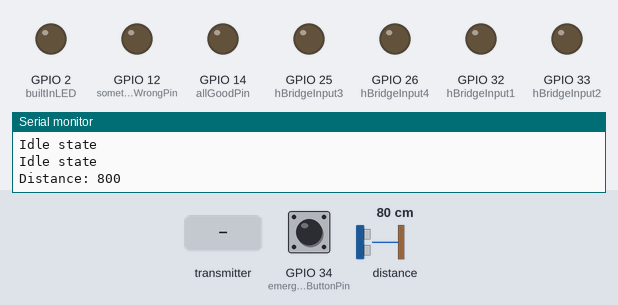
The sketch below on a simulated ESP32. Shown: output pins drawn as LEDs (lit = HIGH), the last lines printed to the serial monitor. The test bench sets the inputs (shaded band); at power-on: distance to the obstacle 80 cm, GPIO 34 (emergencyButtonPin) LOW.

Above: at 1.2 s.
1.3 s: distance to the obstacle set to 2 cm
2.9 s: the transmitter starts sending ch1 = 64
At 3.7 s:
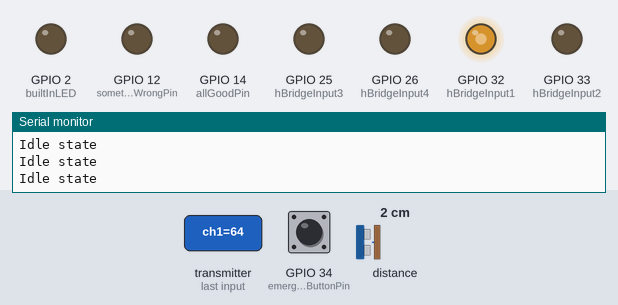
4.4 s: the transmitter starts sending ch2 = 64
At 4.9 s:
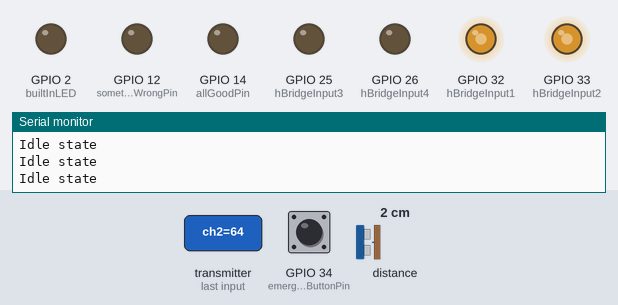
5.9 s: the transmitter starts sending ch3 = 64
At 7.1 s:
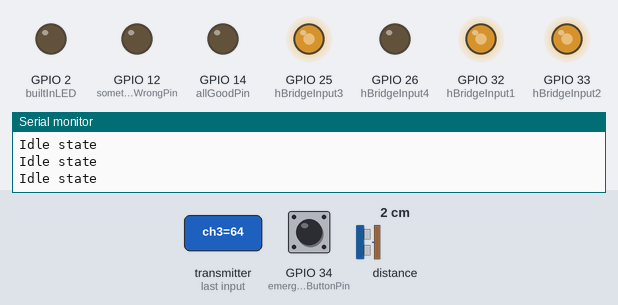
7.4 s: the transmitter starts sending ch4 = 64
At 8.4 s:
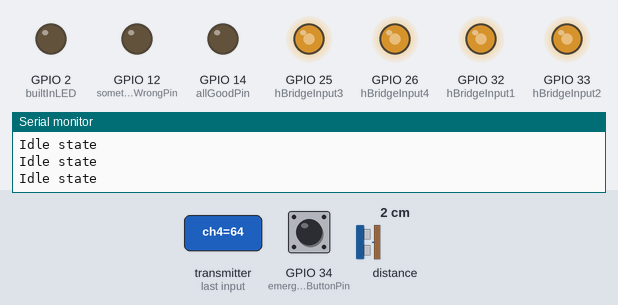
8.9 s: the transmitter starts sending ch1 = 0
At 9.5 s:
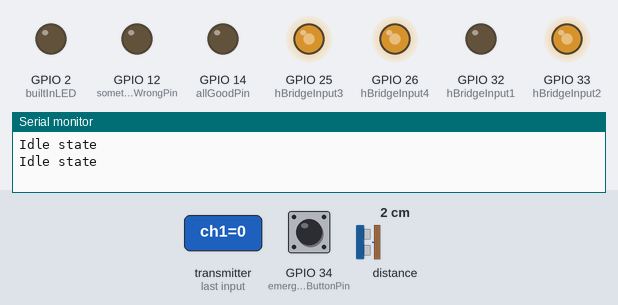
Timing chart, 0 to 11.4 s (numbered marks = the images above; inputs shaded):
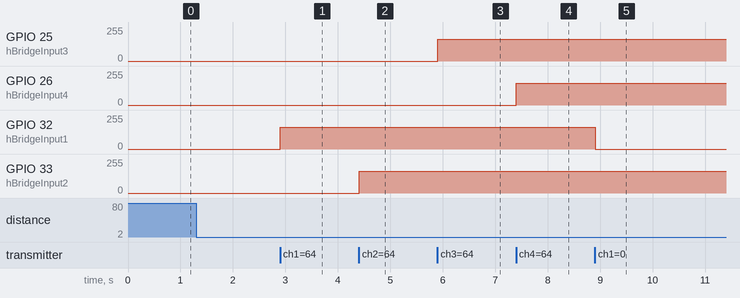

Measured:
- after the input at 2.9 s, GPIO 32 (hBridgeInput1): 0/255 → 163/255 at once
- after the input at 4.4 s, GPIO 33 (hBridgeInput2): 0/255 → 163/255 at once
- after the input at 5.9 s, GPIO 25 (hBridgeInput3): 0/255 → 163/255 at once
- after the input at 7.4 s, GPIO 26 (hBridgeInput4): 0/255 → 163/255 at once
- after the input at 8.9 s, GPIO 32 (hBridgeInput1): 163/255 → 0/255 at once

The sketch:

mainESP32FreeRTOS.ino
```cpp
#include <Arduino.h>            // Necessary for accessing FreeRTOS via Arduino IDE
#include "Wire.h"               // Necessary for I2C communication
#include <freertos/FreeRTOS.h>  // Necessary for accessing FreeRTOS
#include <freertos/task.h>      // Necessary for using tasks in FreeRTOS
#include <freertos/semphr.h>    // Enables semaphores
#include <esp_now.h>
#include <WiFi.h>
#include <esp_wifi.h>
#include <esp_mac.h>           // For the MAC2STR and MACSTR macros
#include "Adafruit_VL53L0X.h"  // Library for the range sensor

#define INCLUDE_vTaskSuspend 1  // Definition of suspend function being active
#define builtInLED 2            // Builtin LED pin for debugging
#define somethingIsWrongPin 12  // Pin to light up red LED
#define allGoodPin 14           // Pin to light op green LED
#define emergencyButtonPin 34   // Emergency button connection pin
#define emergencyLightPin 2     // LED that signifies an emergency has happened
#define joystickInputXPin 36
#define joystickInputYPin 39
#define joystickSwitchPin 34
#define hBridgeInput1 32
#define hBridgeInput2 33
#define hBridgeInput3 25
#define hBridgeInput4 26
#define configCHECK_FOR_STACK_OVERFLOW 1  // Checks whether or not stack overflow occurs


// Variables to receive
uint8_t ch1Output = 0;
uint8_t ch2Output = 0;
uint8_t ch3Output = 0;
uint8_t ch4Output = 0;
uint32_t packagenumber = 0;
uint32_t lastPackageNumber = 0;

// Time synchronization variables
uint32_t masterTime = 0;
uint32_t slaveTimeOffset = 0;

// Master MAC Address
uint8_t masterMAC[] = { 0x08, 0xa6, 0xf7, 0x10, 0x64, 0xa4 };

// Struct for ESPNOW message
typedef struct {
  uint32_t timestamp;          // Master time
  uint32_t packageNumber;      // Sequence number
  uint8_t ch1, ch2, ch3, ch4;  // Outputs
} esp32MasterMessage_t;

esp32MasterMessage_t incomingMessage;  //Storage for struct

TaskHandle_t hdlDistanceRead;  // Must be made in order for the handles to work in xTaskCreate

SemaphoreHandle_t avgSem, Mutex;  // Creation of semaphore handles

Adafruit_VL53L0X lox = Adafruit_VL53L0X();  // Instantiates the range sensor
VL53L0X_RangingMeasurementData_t measure;   // Struct to keep measurements from range sensor

uint8_t minimumDistance = 50;               // Desired distance in mm
uint16_t currentDistance = 100;               // Variable to store current distance measured by the vl52l0x

void setup() {
  Serial.begin(115200);
  Wire.begin();           // Join I2C bus for VL53L0X communication
  Wire.setClock(400000);  // 400khz

  pinMode(builtInLED, OUTPUT);           // Enables the LED for debugging
  pinMode(somethingIsWrongPin, OUTPUT);  // Enables the pin to be used as a power-source
  pinMode(allGoodPin, OUTPUT);           // Enables the pin to be used as a power-source
  pinMode(emergencyButtonPin, INPUT);    // Enables the pin to be used as a input
  pinMode(emergencyLightPin, OUTPUT);    // Enables the pin to be used as a power-source
  pinMode(joystickInputXPin, INPUT);
  pinMode(joystickInputYPin, INPUT);
  pinMode(joystickSwitchPin, INPUT_PULLDOWN);
  pinMode(hBridgeInput1, OUTPUT);
  pinMode(hBridgeInput2, OUTPUT);
  pinMode(hBridgeInput3, OUTPUT);
  pinMode(hBridgeInput4, OUTPUT);

  // VL53L0X setup
  Serial.println("Adafruit VL53L0X test");        // Tests if a connection to the sensor has been established
  if (!lox.begin()) {                             // Checks all boolean states for buildin begin function from sensor library
    Serial.println(F("Failed to boot VL53L0X"));  // If no connection is present, this flag will be set high
    digitalWrite(somethingIsWrongPin, HIGH);
    /*while (1) {
      delay(10);
    }*/
  }
  lox.configSensor(Adafruit_VL53L0X::VL53L0X_SENSE_LONG_RANGE);  // Changes sensor config from default (1.2metres) to long range (2.2 metres). Other options could be: VL53L0X_SENSE_DEFAULT, VL53L0X_SENSE_LONG_RANGE, VL53L0X_SENSE_HIGH_SPEED, VL53L0X_SENSE_HIGH_ACCURACY

  //FreeRTOS setup
  avgSem = xSemaphoreCreateBinary();  // Assigns avgSem to be a binary semaphore
  xSemaphoreGive(avgSem);
  Mutex = xSemaphoreCreateMutex();  // Assigns Mutex to be a mutex semaphore
  Serial.println("Calibration done");
  Serial.println("Task creation");

  /*
  No tasks except for the distance measuring are made, as the callback function retrieving data from the ESPCAM functions by interrupt,
  and since the entire purpose of this program is to analogWrite PWM outputs based on readings, they might as well be updated as fast as possible.

  Furthermore, this program handles the distance measurements and emergency stop as well, which benefits from being tasks, but in actuality,
  they could just as well have been simple functions running in loop.
  */
  xTaskCreate(MyIdleTask, "IdleTask", 1000, NULL, 0, NULL);                              // Idle task to check if there is any time left to execute tasks in
  xTaskCreate(distanceRead, "Reads current distance", 8000, NULL, 1, &hdlDistanceRead);  // Read current distance from range sensor
  attachInterrupt(emergencyButtonPin, stop, RISING);                                     // Emergency stop

  WiFi.mode(WIFI_STA);
  // Init ESP-NOW
  if (esp_now_init() != ESP_OK) {
    Serial.println("Error initializing ESP-NOW");
    return;
  }

  // Once ESPNow is successfully Init, get receive packet info
  esp_now_register_recv_cb(dataReceive);

  // Ensure the master is a registered peer only once
  esp_now_peer_info_t peerInfo;
  memcpy(peerInfo.peer_addr, masterMAC, 6);  // Master MAC address
  peerInfo.channel = 0;                      // Match the channel with the master
  peerInfo.encrypt = false;                  // No encryption

  // Add the master as a peer if not already done
  if (!esp_now_is_peer_exist(masterMAC)) {
    esp_err_t result = esp_now_add_peer(&peerInfo);
    if (result != ESP_OK) {
      Serial.println("Failed to add master as a peer");
      return;
    }
    Serial.println("Master peer added successfully");
  }
  Serial.println("Init done");
}

void loop() {
  //Serial.print("Local ESPCAM time: ");
  //Serial.println(micros());
  // Adjust local clock if necessary (for tasks that require synchronization)
  uint32_t correctedTime = esp_timer_get_time() + slaveTimeOffset;

  analogWrite(hBridgeInput1, ch1Output * 255 / 100);
  analogWrite(hBridgeInput2, ch2Output * 255 / 100);
  analogWrite(hBridgeInput3, ch3Output * 255 / 100);
  analogWrite(hBridgeInput4, ch4Output * 255 / 100);
  //Serial.print("Corrected time: ");
  //Serial.println(correctedTime);
  delayMicroseconds(345);

  // Placeholder for periodic tasks
  //delay(1000);  // Example periodic task
}
// Callback to handle received messages
void dataReceive(const esp_now_recv_info_t *recvInfo, const uint8_t *incomingData, int len) {
  if (len != sizeof(esp32MasterMessage_t)) {
    Serial.println("Invalid message size");
    return;
  }

  memcpy(&incomingMessage, incomingData, sizeof(incomingMessage));

  if (incomingMessage.packageNumber > lastPackageNumber + 1 && lastPackageNumber != 0) {
    Serial.printf("Warning: Missing packet(s). Last received: %d, Current: %d\n",
                  lastPackageNumber, incomingMessage.packageNumber);
  }

  lastPackageNumber = incomingMessage.packageNumber;

  // Ensure the master is a registered peer
  esp_now_peer_info_t peerInfo;
  memcpy(peerInfo.peer_addr, masterMAC, 6);
  peerInfo.channel = 0;  // Match channel with master
  peerInfo.encrypt = false;

  if (!esp_now_is_peer_exist(masterMAC)) {
    if (esp_now_add_peer(&peerInfo) != ESP_OK) {
      Serial.println("Failed to add master as a peer");
      return;
    }
  }

  // Send acknowledgment
  esp_err_t result = esp_now_send(masterMAC, (uint8_t *)&incomingMessage.packageNumber, sizeof(incomingMessage.packageNumber));
  if (result == ESP_OK) {
    Serial.println("ACK sent successfully");
  } else {
    Serial.printf("ACK send failed, error: %d\n", result);
  }

  // Calculate clock offset
  uint32_t now = esp_timer_get_time();
  uint32_t estimatedMasterTime = incomingMessage.timestamp;  // Account for transmission delay
  slaveTimeOffset = estimatedMasterTime - now;

  // Update variables
  ch1Output = incomingMessage.ch1;
  ch2Output = incomingMessage.ch2;
  ch3Output = incomingMessage.ch3;
  ch4Output = incomingMessage.ch4;

  Serial.printf("Sync: Offset=%d µs, ch1=%d, ch2=%d, ch3=%d, ch4=%d, Iteration number=%d\n", slaveTimeOffset, ch1Output, ch2Output, ch3Output, ch4Output, lastPackageNumber);
}


void readMacAddress() {
  uint8_t baseMac[6];
  esp_err_t ret = esp_wifi_get_mac(WIFI_IF_STA, baseMac);
  if (ret == ESP_OK) {
    Serial.printf("%02x:%02x:%02x:%02x:%02x:%02x\n",
                  baseMac[0], baseMac[1], baseMac[2],
                  baseMac[3], baseMac[4], baseMac[5]);
  } else {
    Serial.println("Failed to read MAC address");
  }
}

void stop() {                         // Emergency stop function
  Serial.println("Stop for satan!");  // Status update to figure out which function is running
  esp_now_deinit();
  digitalWrite(emergencyLightPin, LOW);  // Lights up the emergency lights
  analogWrite(hBridgeInput1, 255);       // Stop left belt forward
  analogWrite(hBridgeInput3, 255);       // Stop right belt forward
  analogWrite(hBridgeInput2, 255);       // Stop left belt backward
  analogWrite(hBridgeInput4, 255);       // Stop right belt backward
  vTaskSuspend(hdlDistanceRead);
}

static void distanceRead(void *pvParameters) {
  while (1) {
    lox.rangingTest(&measure, false);  // Pass in 'true' to get debug data printout!

    if (measure.RangeStatus != 4) {  // Phase failures have incorrect data
                                     // Serial.print("Distance (mm): ");
      //Serial.println(measure.RangeMilliMeter);
      currentDistance = measure.RangeMilliMeter;  // Updates the currentDistance variable with the newest measured value
    } else {
      //Serial.println(" out of range ");
    }
    currentDistance = measure.RangeMilliMeter;  // Updates the currentDistance variable with the newest measured value

    if (currentDistance < minimumDistance) {
      stop();
    }
    Serial.print("Distance: ");
    Serial.println(currentDistance);
    vTaskDelay(250 / portTICK_PERIOD_MS);  // Delay for 10 milliseconds
  }
}

static void MyIdleTask(void *pvParameters) {
  while (1) {
    Serial.println(F("Idle state"));
    vTaskDelay(50 / portTICK_PERIOD_MS);
  }
}
```
